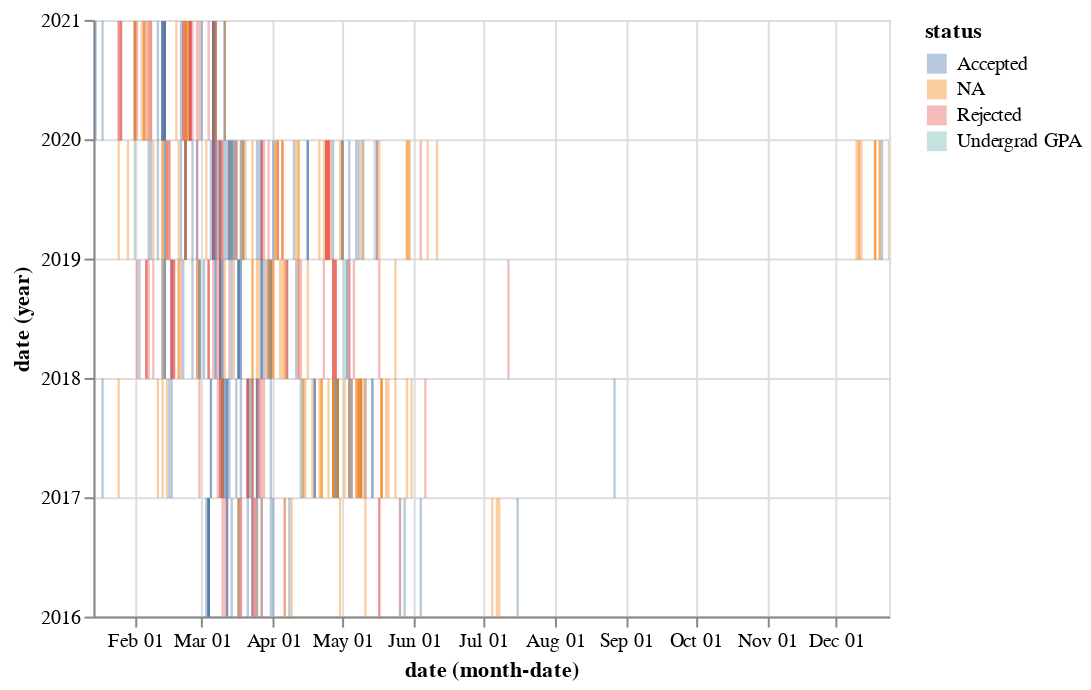

The notebook cell this image was saved under:
### Code cell
alt.Chart(data).mark_rect(opacity = 0.4).encode(
    x = "monthdate(date)",
    y = "year(date)",
    color = "status",
    tooltip = ["status","date","comments","GPA","Verbal","Quant","AWA"]
    
).interactive().configure_axisY(grid = True)

### Figure 1 — Vega-Lite specification as saved in the notebook (floating-point values rounded to 4 significant figures; data arrays with more than 128 entries replaced by an {"elided": "..."} marker saying what was removed)
{"config": {"view": {"continuousWidth": 400, "continuousHeight": 300}, "axisY": {"grid": true}}, "data": {"name": "data-f060968516e2eaaf4a243fcd0cb8178e"}, "mark": {"type": "rect", "opacity": 0.4}, "encoding": {"color": {"type": "nominal", "field": "status"}, "tooltip": [{"type": "nominal", "field": "status"}, {"type": "temporal", "field": "date"}, {"type": "nominal", "field": "comments"}, {"type": "nominal", "field": "GPA"}, {"type": "nominal", "field": "Verbal"}, {"type": "nominal", "field": "Quant"}, {"type": "nominal", "field": "AWA"}], "x": {"type": "temporal", "field": "date", "timeUnit": "monthdate"}, "y": {"type": "temporal", "field": "date", "timeUnit": "year"}}, "selection": {"selector027": {"type": "interval", "bind": "scales", "encodings": ["x", "y"]}}, "$schema": "https://vega.github.io/schema/vega-lite/v4.0.2.json", "datasets": {"data-f060968516e2eaaf4a243fcd0cb8178e": {"elided": "523 records"}}}
